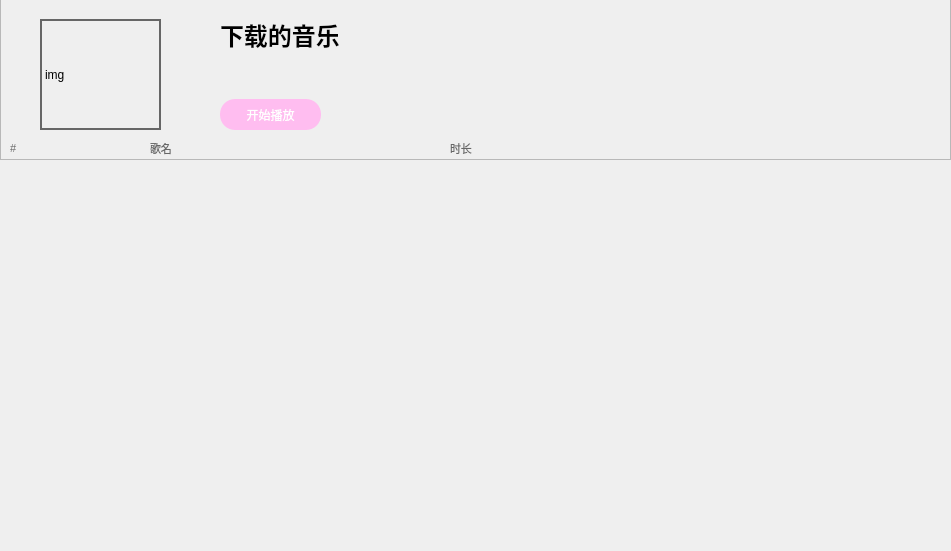
<?xml version="1.0" encoding="UTF-8"?>
<ui version="4.0">
 <class>Page6</class>
 <widget class="QWidget" name="Page6">
  <property name="geometry">
   <rect>
    <x>0</x>
    <y>0</y>
    <width>951</width>
    <height>551</height>
   </rect>
  </property>
  <property name="windowTitle">
   <string>Form</string>
  </property>
  <widget class="QFrame" name="frame">
   <property name="geometry">
    <rect>
     <x>0</x>
     <y>-1</y>
     <width>951</width>
     <height>161</height>
    </rect>
   </property>
   <property name="frameShape">
    <enum>QFrame::Shape::StyledPanel</enum>
   </property>
   <property name="frameShadow">
    <enum>QFrame::Shadow::Raised</enum>
   </property>
   <widget class="QLabel" name="label_img">
    <property name="geometry">
     <rect>
      <x>40</x>
      <y>20</y>
      <width>121</width>
      <height>111</height>
     </rect>
    </property>
    <property name="styleSheet">
     <string notr="true">QLabel{
	border:2px solid rgb(102, 102, 102);
}</string>
    </property>
    <property name="text">
     <string>img</string>
    </property>
   </widget>
   <widget class="QLabel" name="label">
    <property name="geometry">
     <rect>
      <x>220</x>
      <y>20</y>
      <width>221</width>
      <height>31</height>
     </rect>
    </property>
    <property name="font">
     <font>
      <pointsize>18</pointsize>
      <bold>true</bold>
     </font>
    </property>
    <property name="text">
     <string>下载的音乐</string>
    </property>
   </widget>
   <widget class="QPushButton" name="pushButton">
    <property name="geometry">
     <rect>
      <x>220</x>
      <y>100</y>
      <width>101</width>
      <height>31</height>
     </rect>
    </property>
    <property name="styleSheet">
     <string notr="true">QPushButton{
	background-color:rgb(255, 189, 240);
	border-radius: 15px;
	color:white;
}

QPushButton:hover{
	background-color:rgb(249, 162, 255);
	border-radius: 15px;
	color:white;
}

</string>
    </property>
    <property name="text">
     <string>开始播放</string>
    </property>
    <property name="icon">
     <iconset resource="../matter.qrc">
      <normaloff>:/icon/img/Page4_pushbutton.png</normaloff>:/icon/img/Page4_pushbutton.png</iconset>
    </property>
   </widget>
   <widget class="QLabel" name="label_2">
    <property name="geometry">
     <rect>
      <x>10</x>
      <y>140</y>
      <width>69</width>
      <height>19</height>
     </rect>
    </property>
    <property name="font">
     <font>
      <pointsize>8</pointsize>
     </font>
    </property>
    <property name="styleSheet">
     <string notr="true">color:rgb(103, 103, 103);</string>
    </property>
    <property name="text">
     <string>#</string>
    </property>
   </widget>
   <widget class="QLabel" name="label_3">
    <property name="geometry">
     <rect>
      <x>150</x>
      <y>140</y>
      <width>69</width>
      <height>19</height>
     </rect>
    </property>
    <property name="font">
     <font>
      <pointsize>8</pointsize>
     </font>
    </property>
    <property name="styleSheet">
     <string notr="true">color:rgb(103, 103, 103);</string>
    </property>
    <property name="text">
     <string>歌名</string>
    </property>
   </widget>
   <widget class="QLabel" name="label_4">
    <property name="geometry">
     <rect>
      <x>450</x>
      <y>140</y>
      <width>69</width>
      <height>19</height>
     </rect>
    </property>
    <property name="font">
     <font>
      <pointsize>8</pointsize>
     </font>
    </property>
    <property name="styleSheet">
     <string notr="true">color:rgb(103, 103, 103);</string>
    </property>
    <property name="text">
     <string>时长</string>
    </property>
   </widget>
  </widget>
  <widget class="Page6_1" name="widget" native="true">
   <property name="geometry">
    <rect>
     <x>0</x>
     <y>159</y>
     <width>951</width>
     <height>391</height>
    </rect>
   </property>
  </widget>
 </widget>
 <customwidgets>
  <customwidget>
   <class>Page6_1</class>
   <extends>QWidget</extends>
   <header location="global">page6_1.h</header>
   <container>1</container>
  </customwidget>
 </customwidgets>
 <resources>
  <include location="../matter.qrc"/>
 </resources>
 <connections/>
</ui>
